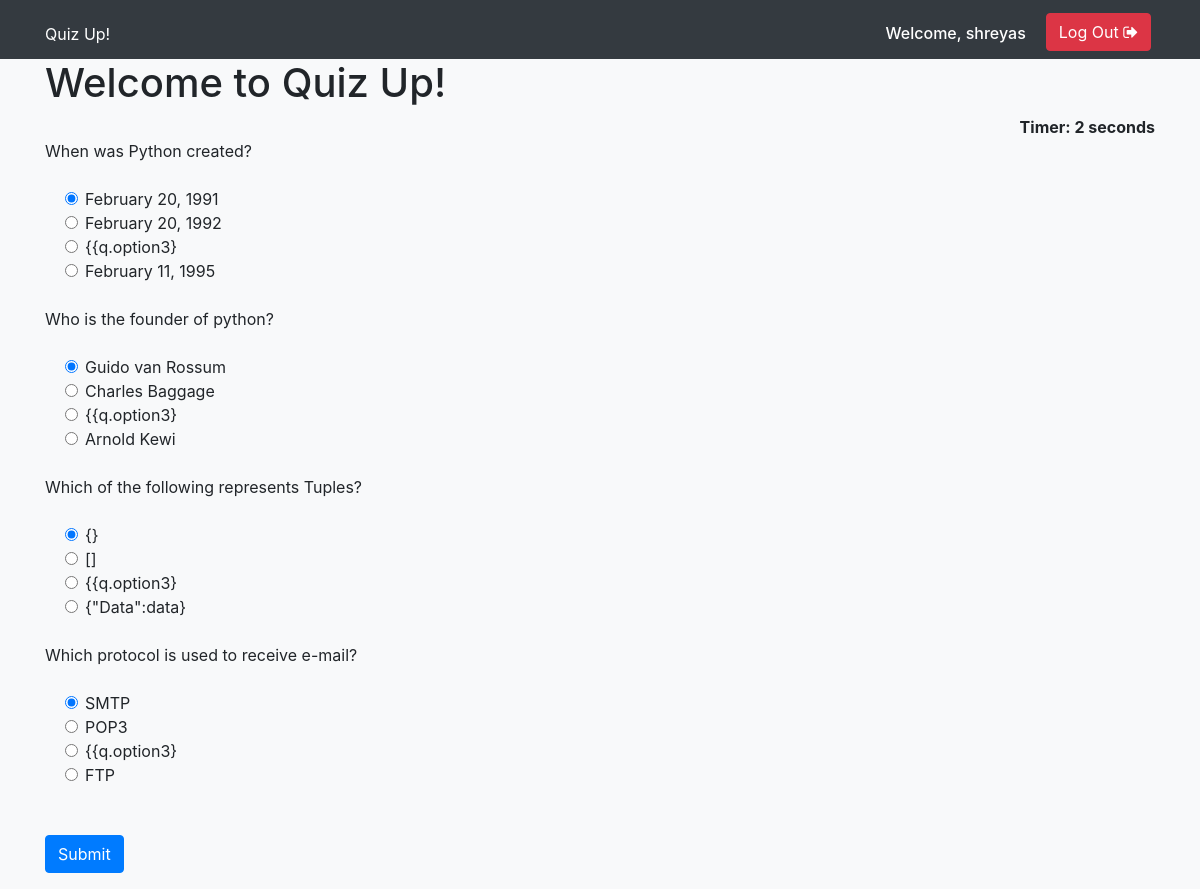
Screenshot of /play/ (signed in) with the database file from the repository.
### quizapp/models.py (models this page shows, shortened)
class quesmodel(models.Model):
    question = models.CharField(max_length=200)
    option1 = models.CharField(max_length=20)
    option2 = models.CharField(max_length=20)
    option3 = models.CharField(max_length=20)
    option4 = models.CharField(max_length=20)
    answer = models.CharField(max_length=20)

### quizapp/views.py (the view)
# urls.py: path('play/',views.play,name="play"),
def play(request):
    if request.method == "POST":
        print("Reached post")
        filled_form = addquesform(request.POST)
        if filled_form.is_valid():
            print("Reached if")
            questions = quesmodel.objects.all()
            score = 0
            wrong = 0
            correct = 0
            total = 0
            for q in questions:
                total += 1
                if q.answer == request.POST.get(q.question):
                    score += 10
                    correct += 1
                    print("Reached another if")
                else:
                    wrong += 1
            percentage = score / (total * 10) * 100
            my_form = {
                'score': score,
                'wrong': wrong,
                'correct': correct,
                'total': total,
                'percentage': percentage
            }
            print("Reached database")
            reg_ans = filled_form.save()
            return redirect('result')
    else:
        questions = quesmodel.objects.all()
        my_form = {"questions": questions}
        return render(request=request, template_name="quizapp/play.html", context=my_form)
    form = addquesform()
    my_form = {"form": form}
    return render(request=request, template_name="quizapp/result.html", context=my_form)

### quizapp/templates/quizapp/play.html (shortened to what this page needs)
<html>
<html lang="en">
<head>
	<link rel="stylesheet" href="https://maxcdn.bootstrapcdn.com/bootstrap/4.0.0-beta.2/css/bootstrap.min.css">
    <link rel="stylesheet" href="https://maxcdn.bootstrapcdn.com/font-awesome/4.7.0/css/font-awesome.min.css">
    <link rel="stylesheet" href="https://maxcdn.bootstrapcdn.com/font-awesome/4.7.0/css/font-awesome.min.css">
</head>
<body class="bg-light">
    <nav class="navbar navbar-expand-md navbar-dark bg-dark">
        <div class="container">
            <a h4 class="text-white mt-2 mr-2" href="{% url 'log' %}">Quiz Up!</ah4>
            <div class="collapse navbar-collapse justify-content-end " id="navbar">
                <h6 class="text-white mt-2 mr-2">Welcome, {{ request.user.username }} </h6>
                <a href="{% url 'log_out' %}" class="btn btn-danger mt-1 mx-1">Log Out <i class="fa fa-sign-out" aria-hidden="true"></i></a>
            </div>
        </div>
    </nav>
<div class="container ">
<h1>Welcome to Quiz Up!</h1>
<div align="right " id="displaytimer"><b>Timer: 0 seconds</b></div>
 <form method=POST action="{% url 'play' %}">
    {% for q  in questions%}
    <div class="form-group">
      <label for="question">{{q.question}}</label>
    </div>
    <div class="form-check">
        <div class="form-check">
            <input class="form-check-input" type="radio" name="{{q.question}}" id="gridRadios1" value="option1" checked>
            <label class="form-check-label" for="gridRadios1">
                {{q.option1}}
            </label>
        </div>
        <div class="form-check">
            <input class="form-check-input" type="radio" name="{{q.question}}" id="gridRadios2" value="option2">
            <label class="form-check-label" for="gridRadios2">
                {{q.option2}}
            </label>
        </div>
        <div class="form-check">
            <input class="form-check-input" type="radio" name="{{q.question}}" id="gridRadios1" value="option3">
            <label class="form-check-label" for="gridRadios1">
                {{q.option3}
            </label>
        </div>
        <div class="form-check">
            <input class="form-check-input" type="radio" name="{{q.question}}" id="gridRadios2" value="option4">
            <label class="form-check-label" for="gridRadios2">
                {{q.option4}}
            </label>
        </div>
        <br>
    </div>
    {% endfor %}
    <br>
    <button type="submit" class="btn btn-primary">Submit</button>
  </form>
</div>
</body>
</html>

### rows the page displays
quesmodel: question "When was Python created?", option1 "February 20, 1991", option2 "February 20, 1992", option4 "February 11, 1995"
quesmodel: question "Who is the founder of python?", option1 "Guido van Rossum", option2 "Charles Baggage", option4 "Arnold Kewi"
quesmodel: question "Which of the following represents Tuples?", option1 "{}", option2 "[]", option4 "{\"Data\":data}"
quesmodel: question "Which protocol is used to receive e-mail?", option1 "SMTP", option2 "POP3", option4 "FTP"

### other values shown
{{ request.user.username }} "shreyas"
